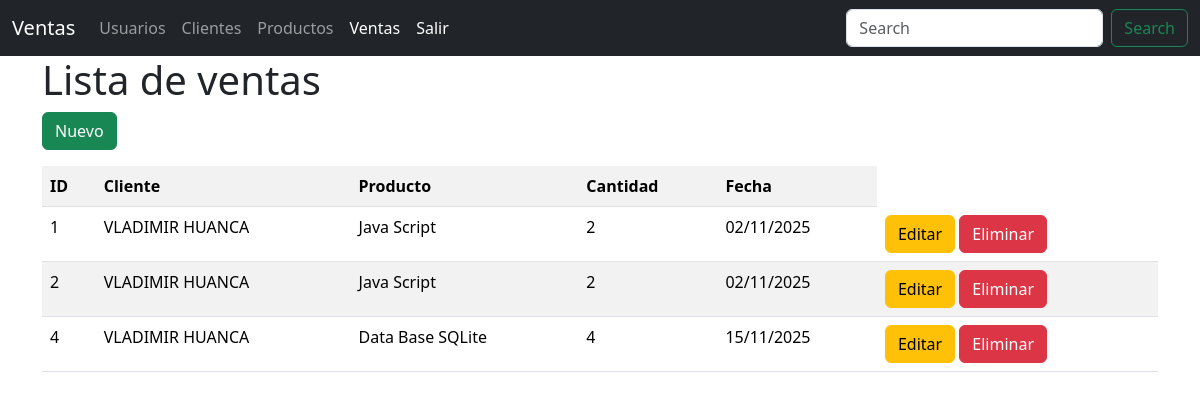
/ventas/, run on the app's committed database.
### models/venta_model.py (models this page shows, shortened)
class Venta(db.Model):
    __tablename__="ventas"
    id = db.Column(db.Integer,primary_key = True)
    cliente_id = db.Column(db.Integer,db.ForeignKey('clientes.id'),nullable=False)
    producto_id= db.Column(db.Integer,db.ForeignKey('productos.id'),nullable=False)
    cantidad = db.Column(db.Integer,nullable=False)
    fecha=db.Column(db.DateTime,nullable=False)
    cliente = db.relationship('Cliente',back_populates='ventas')
    producto = db.relationship('Producto',back_populates='ventas')
    @staticmethod
    def get_all():
        return Venta.query.all()

### models/cliente_model.py (models this page shows, shortened)
class Cliente(db.Model):
    __tablename__="clientes"
    id = db.Column(db.Integer,primary_key = True)
    nombre = db.Column(db.String(80), nullable=False)
    email = db.Column(db.String(100),nullable=False)
    telefono = db.Column(db.String(20),nullable=False)
    ventas=db.relationship('Venta', back_populates='cliente')

### models/producto_model.py (models this page shows, shortened)
class Producto(db.Model):
    __tablename__="productos"
    id = db.Column(db.Integer,primary_key = True)
    descripcion = db.Column(db.String(120), nullable=False)
    precio = db.Column(db.Float(11,2),nullable=False)
    stock = db.Column(db.Integer,nullable=False)
    ventas = db.relationship('Venta',back_populates='producto')

### controllers/venta_controller.py (the view)
@venta_dp.route("/")
def index():
    ventas = Venta.get_all()
    return venta_view.list(ventas)

### run.py (called while the page is built)
@app.context_processor
def inject_active_path():
    def is_active(path):
        return 'active' if request.path == path else ''
    return(dict(is_active=is_active))

### views/venta_view.py (called while the page is built)
def list(ventas):
    return render_template('ventas/index.html', ventas=ventas)

### templates/ventas/index.html (shortened to what this page needs)
{% extends 'base.html' %}
{% block content %}
<h1>Lista de ventas</h1>
<a href="{{ url_for('venta.create')}}" class="btn btn-success mb-3">Nuevo</a>
<table class="table table-striped">
    <tr>
        <th>ID</th>
        <th>Cliente</th>
        <th>Producto</th>
        <th>Cantidad</th>
        <th>Fecha</th>
    </tr>
    {% for item in ventas %}
    <tr>
        <td>{{item.id}}</td>
        <td>{{item.cliente.nombre}}</td>
        <td>{{item.producto.descripcion}}</td>
        <td>{{item.cantidad}}</td>
        <td>{{item.fecha.strftime('%d/%m/%Y')}}</td>
        <td>
            <a href="{{url_for('venta.edit',id=item.id)}}" class="btn btn-warning">Editar</a>
            <a href="{{url_for('venta.delete', id=item.id)}}" class="btn btn-danger">Eliminar</a>
        </td>
    </tr>
    {% endfor %}
</table>
{% endblock %}

### data on the page
Venta: id "1", cliente.nombre "VLADIMIR HUANCA", producto.descripcion "Java Script", cantidad "2", fecha "02/11/2025"
Venta: id "2", cliente.nombre "VLADIMIR HUANCA", producto.descripcion "Java Script", cantidad "2", fecha "02/11/2025"
Venta: id "4", cliente.nombre "VLADIMIR HUANCA", producto.descripcion "Data Base SQLite", cantidad "4", fecha "15/11/2025"
